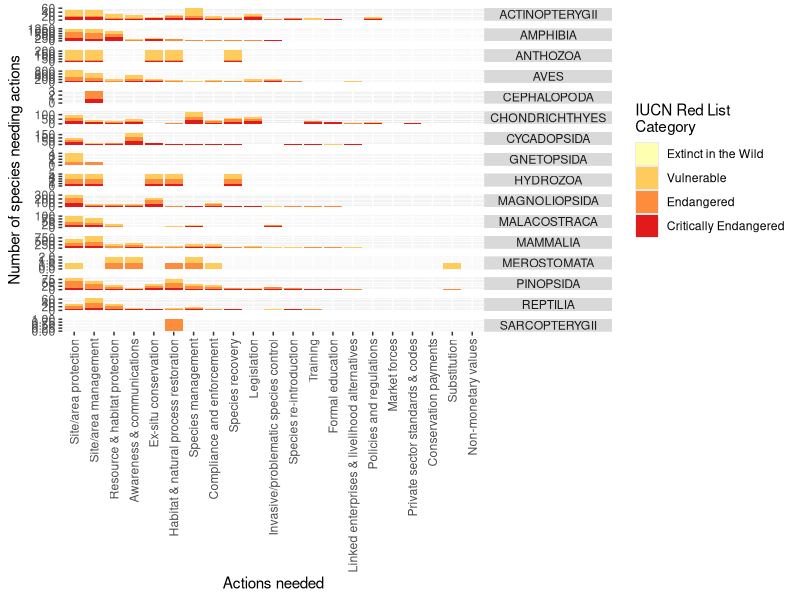
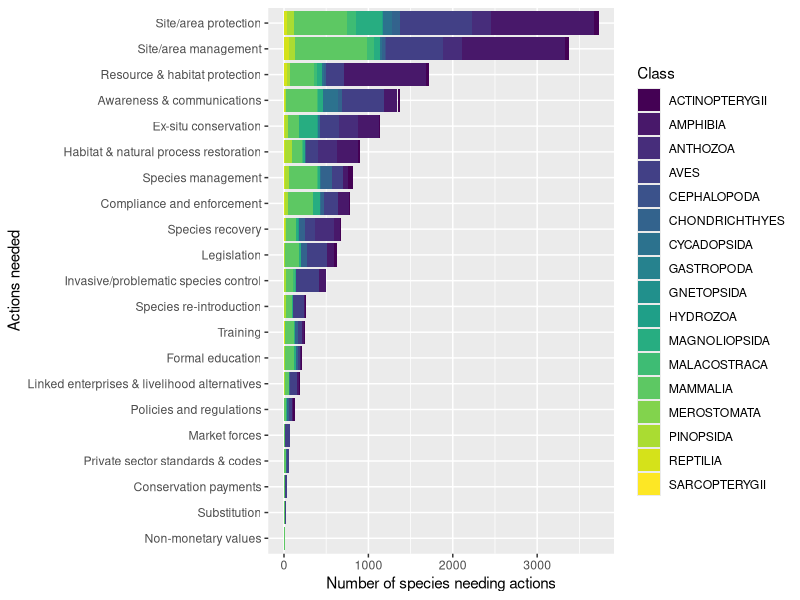
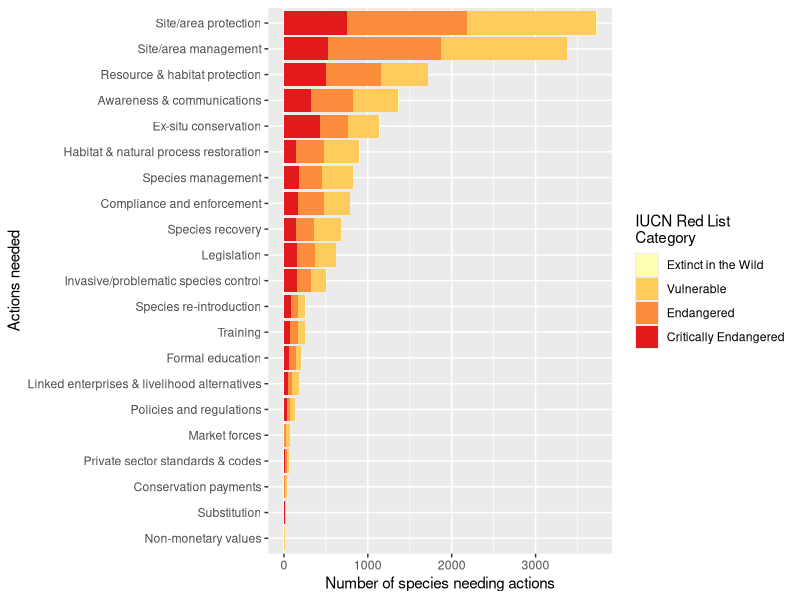
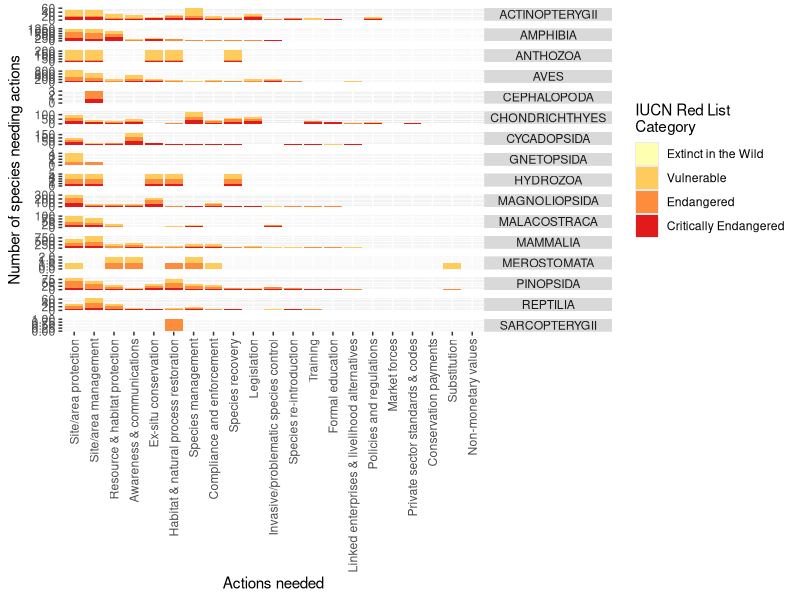
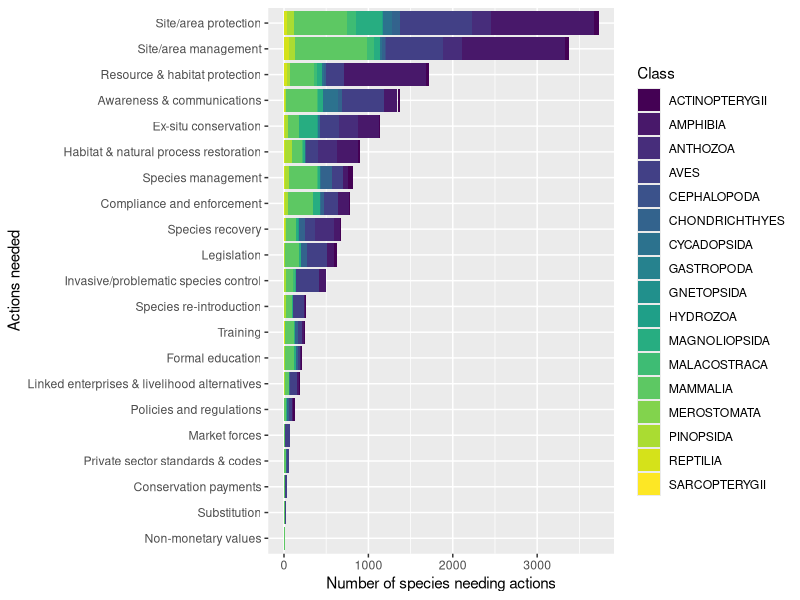
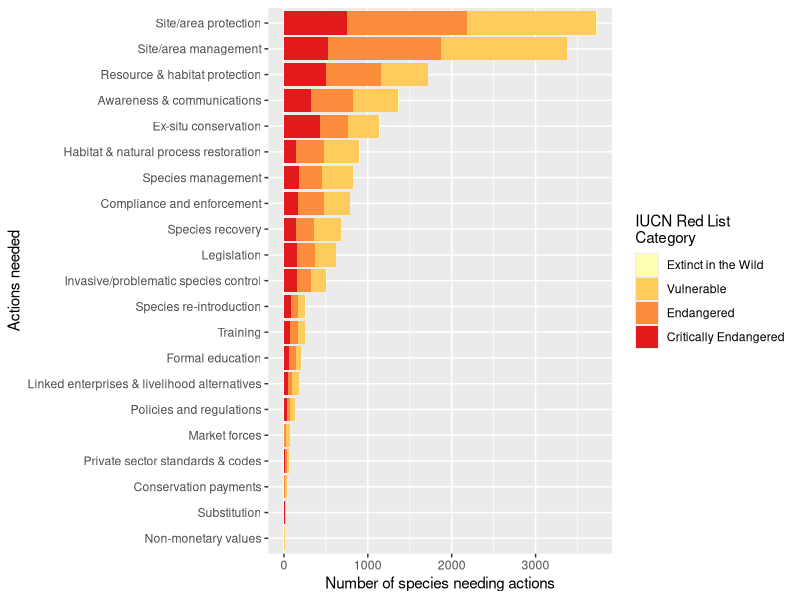

These charts were generated, in order, by the following R code:
## --------------------------- Make figure of actions ####

library(tidyverse)


actions <- read_csv("data/actions_needed.csv")
summaries <- read_csv("data/simple_summaries.csv")
summaries <- select(summaries, scientificName, className, redlistCategory)

actions <- left_join(actions, summaries, by = "scientificName")

actions$name[actions$code %in% c("3.1.1", "3.1.2", "3.1.3")] <- c("Species management")
actions$name[actions$code %in% c("3.3.1", "3.3.2")] <- c("Species re-introduction")
actions$name[actions$code %in% c("3.4.1", "3.4.2")] <- c("Ex-situ conservation")
actions$name[actions$code %in% c("5.1.1", "5.1.2", "5.1.3", "5.1.4")] <- c("Legislation")
actions$name[actions$code %in% c("5.4.1", "5.4.2", "5.4.3", "5.4.4")] <- c("Compliance and enforcement")

actions$redlistCategory <- factor(actions$redlistCategory)
actions$redlistCategory <- factor(actions$redlistCategory, levels(actions$redlistCategory)[c(3, 4, 2, 1)])

actions %>% 
  select(scientificName, name, className, redlistCategory) %>% 
  unique() %>% 
  filter(className != "GASTROPODA") %>% 
  ggplot(aes(x = fct_infreq(name), fill = redlistCategory)) +
  geom_bar() +
  scale_fill_brewer(palette = "YlOrRd", name = "IUCN Red List\nCategory") +
  labs(x = "Actions needed", y = "Number of species needing actions") +
  facet_wrap(~className, ncol = 1, scales = "free_y", strip.position = "right") +
  theme(legend.position = "right", 
        axis.text.x = element_text(angle = 90, hjust = 1, vjust = 0.5),
        strip.text.y = element_text(angle = 0))
ggsave("figures/actions_option1.png", height = 10, width = 8, dpi = 300)

actions %>% 
  select(scientificName, name, className) %>% 
  unique() %>% 
  ggplot(aes(x = fct_rev(fct_infreq(name)), fill = className)) +
  geom_bar() +
  coord_flip() +
  scale_fill_viridis_d(option = "D", name = "Class") +
  labs(x = "Actions needed", y = "Number of species needing actions")
ggsave("figures/actions_option2.png", dpi = 300)

actions %>% 
  select(scientificName, name, redlistCategory) %>% 
  unique() %>% 
  ggplot(aes(x = fct_rev(fct_infreq(name)), fill = redlistCategory)) +
  geom_bar() +
  coord_flip() +
  scale_fill_brewer(palette = "YlOrRd", name = "IUCN Red List\nCategory") +
  labs(x = "Actions needed", y = "Number of species needing actions")
ggsave("figures/actions_option3.png", dpi = 300)
